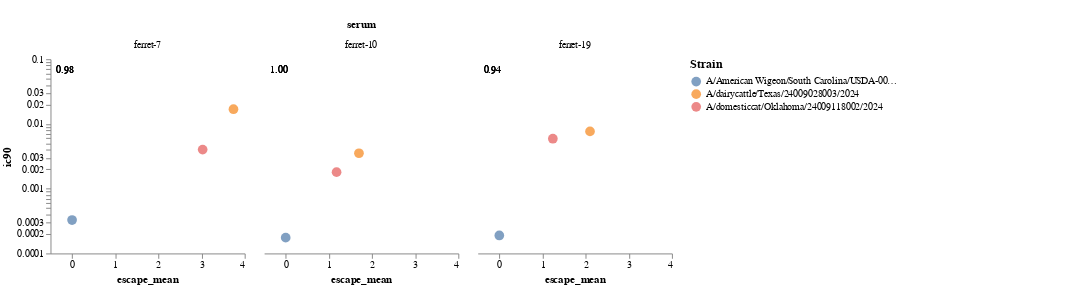

Notebook source saved alongside this figure:
### Code cell
# Base chart
base = alt.Chart(merge_df).mark_point(filled=True, size=100).encode(
    x=alt.X('escape_mean', scale=alt.Scale(padding=10)),
    y=alt.Y('ic90', scale=alt.Scale(type='log', padding=10)),
    color=alt.Color('strain', legend=alt.Legend(orient='right', title='Strain', titleLimit=200, labelLimit=200))
).properties(
    width=200,
    height=200
)

# Text chart for R values
text = alt.Chart(merge_df).mark_text(
    align='left',
    baseline='top',
    dx=5,
    dy=5,
    fontSize=10,
    color='black'
).encode(
    x=alt.value(1),  # Adjust the position as needed
    y=alt.value(1),  # Adjust the position as needed
    text=alt.Text('correlation:N', format='.2f')  # Treat correlation as nominal for text formatting
)

# Combine the base chart and text annotations
layer = alt.layer(base, text)

# Facet and configure the chart with padding and fixed facet order
chart = layer.facet(
    facet=alt.Facet('serum:N', sort=['mouse_1-02', 'mouse_1-03', 'mouse_1-05']),
    columns=3
).configure_axis(
    grid=False
).configure_view(
    strokeWidth=0
).configure_legend(
    titleFontSize=12,
    labelFontSize=10,
    orient='right',
    titleLimit=2,
    labelLimit=2
).properties(
    padding={'left': 2, 'right': 200, 'top': 20, 'bottom': 20}  # Increase right padding to ensure the legend is fully visible
)
chart.save("./results/ferret_sera_strain_validation.html")

chart

### Figure 1 — Vega-Lite specification as saved in the notebook (floating-point values rounded to 4 significant figures)
{"config": {"view": {"continuousWidth": 300, "continuousHeight": 300, "strokeWidth": 0}, "axis": {"grid": false}, "legend": {"labelFontSize": 10, "labelLimit": 2, "orient": "right", "titleFontSize": 12, "titleLimit": 2}}, "data": {"name": "data-ca613cd885b498227fb63f952583f304"}, "facet": {"field": "serum", "sort": ["mouse_1-02", "mouse_1-03", "mouse_1-05"], "type": "nominal"}, "spec": {"layer": [{"mark": {"type": "point", "filled": true, "size": 100}, "encoding": {"color": {"field": "strain", "legend": {"labelLimit": 200, "orient": "right", "title": "Strain", "titleLimit": 200}, "type": "nominal"}, "x": {"field": "escape_mean", "scale": {"padding": 10}, "type": "quantitative"}, "y": {"field": "ic90", "scale": {"padding": 10, "type": "log"}, "type": "quantitative"}}}, {"mark": {"type": "text", "align": "left", "baseline": "top", "color": "black", "dx": 5, "dy": 5, "fontSize": 10}, "encoding": {"text": {"field": "correlation", "format": ".2f", "type": "nominal"}, "x": {"value": 1}, "y": {"value": 1}}}], "height": 200, "width": 200}, "columns": 3, "padding": {"left": 2, "right": 200, "top": 20, "bottom": 20}, "$schema": "https://vega.github.io/schema/vega-lite/v5.8.0.json", "datasets": {"data-ca613cd885b498227fb63f952583f304": [{"serum": "ferret-7", "strain": "A/American Wigeon/South Carolina/USDA-000345-001/2021", "escape_mean": 0.0, "ic90": 0.0003279, "log_ic90": -8.023, "correlation": 0.9826}, {"serum": "ferret-7", "strain": "A/dairycattle/Texas/24009028003/2024", "escape_mean": 3.74, "ic90": 0.0169, "log_ic90": -4.081, "correlation": 0.9826}, {"serum": "ferret-7", "strain": "A/domesticcat/Oklahoma/24009118002/2024", "escape_mean": 3.026, "ic90": 0.004023, "log_ic90": -5.516, "correlation": 0.9826}, {"serum": "ferret-10", "strain": "A/American Wigeon/South Carolina/USDA-000345-001/2021", "escape_mean": 0.0, "ic90": 0.0001754, "log_ic90": -8.649, "correlation": 0.9962}, {"serum": "ferret-10", "strain": "A/dairycattle/Texas/24009028003/2024", "escape_mean": 1.698, "ic90": 0.003526, "log_ic90": -5.648, "correlation": 0.9962}, {"serum": "ferret-10", "strain": "A/domesticcat/Oklahoma/24009118002/2024", "escape_mean": 1.179, "ic90": 0.001799, "log_ic90": -6.32, "correlation": 0.9962}, {"serum": "ferret-19", "strain": "A/American Wigeon/South Carolina/USDA-000345-001/2021", "escape_mean": 0.0, "ic90": 0.0001896, "log_ic90": -8.571, "correlation": 0.937}, {"serum": "ferret-19", "strain": "A/dairycattle/Texas/24009028003/2024", "escape_mean": 2.102, "ic90": 0.007665, "log_ic90": -4.871, "correlation": 0.937}, {"serum": "ferret-19", "strain": "A/domesticcat/Oklahoma/24009118002/2024", "escape_mean": 1.241, "ic90": 0.005917, "log_ic90": -5.13, "correlation": 0.937}]}}
